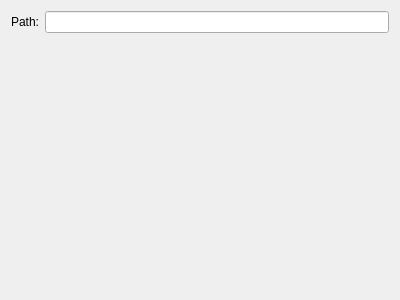
<?xml version="1.0" encoding="UTF-8"?>
<ui version="4.0">
 <class>icalWizard</class>
 <widget class="QWidget" name="vcarddirWizard">
  <property name="geometry">
   <rect>
    <x>0</x>
    <y>0</y>
    <width>400</width>
    <height>300</height>
   </rect>
  </property>
  <layout class="QVBoxLayout" name="verticalLayout">
   <item>
    <layout class="QHBoxLayout" name="horizontalLayout">
     <item>
      <widget class="QLabel" name="label">
       <property name="text">
        <string>Path:</string>
       </property>
      </widget>
     </item>
     <item>
      <widget class="QLineEdit" name="lineEdit"/>
     </item>
    </layout>
   </item>
   <item>
    <spacer name="verticalSpacer_2">
     <property name="orientation">
      <enum>Qt::Vertical</enum>
     </property>
     <property name="sizeHint" stdset="0">
      <size>
       <width>20</width>
       <height>138</height>
      </size>
     </property>
    </spacer>
   </item>
  </layout>
 </widget>
 <resources/>
 <connections/>
</ui>
